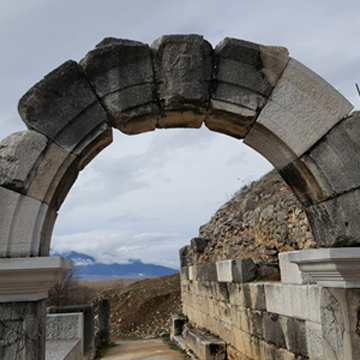
#> input picture python_newclass/open_cv/8/images/rotate.jpg, 360 x 360 px
$ python rotation.py
#> lines starting #> are read from the running program, lines starting #| are printed output that depends on the picture
### python_newclass/open_cv/8/Common/interpolation.py
import numpy as np, math, cv2
from  Common.utils import contain

# 크기 변경 함수
# [29 lines left out: functions scaling, scaling_nearest, scaling_nearest2, not called in this run]


def bilinear_value(img, pt):
    x, y = np.int32(pt)
    if y >= img.shape[0]-1: y = y - 1
    if x >= img.shape[1]-1: x = x - 1

    P1, P2, P3, P4 = np.float32(img[y:y+2,x:x+2].flatten())
    alpha, beta = pt[1] - y,  pt[0] - x                   # 거리 비율

    M1 = P1 + alpha * (P3 - P1)                      # 1차 보간
    M2 = P2 + alpha * (P4 - P2)
    P  = M1 + beta  * (M2 - M1)                     # 2차 보간
    return np.clip(P, 0, 255)                       # 화소값 saturation후 반환

# [45 lines left out: functions scaling_bilinear, translate, affine_transform, rotate_pt, not called in this run]

### python_newclass/open_cv/8/Common/utils.py
import numpy as np, cv2, time

# [13 lines left out: function print_matInfo, not called in this run]


# 수행시간 체크 함수
stime = 0
# [49 lines left out: functions ck_time, time_check, put_string, print_mat, not called in this run]

def contain(p, shape):                              # 좌표(y,x)가 범위내 인지 검사
    return 0<= p[0] < shape[0] and 0<= p[1] < shape[1]

def contain_pts(p, p1, p2):
    return p1[0] <= p[0] < p2[0] and p1[1] <= p[1] < p2[1]

# [16 lines of commented-out code are left out]
# [6 lines left out: function rect_convert, not called in this run]

# 시작점과 크기로 사각형 정의
def define_rect(pt, size):
    return (pt[0], pt[1], size[0], size[1])

# 시작점 종료점으로 사각형 정의
def define_rect_pt(pt1, pt2):
    size = np.subtract(pt2, pt1)            # 두좌표 차분 - 너비 높이 계산
    return (pt1[0], pt1[1], size[0], size[1])

### python_newclass/open_cv/8/rotation.py
import numpy as np, math, cv2
from Common.interpolation import bilinear_value
from Common.utils import  contain, ck_time


def rotate(img, degree):
    dst = np.zeros(img.shape[:2], img.dtype)
    radian = (degree/180) * np.pi
    sin, cos = np.sin(radian), np.cos(radian)

    for i in range(img.shape[0]):
        for j in range(img.shape[1]):
            y = -j * sin + 1 * cos
            x = j * cos + 1 * sin
            if contain((y, x), img.shape):
                dst[i, j] = bilinear_value(img, [x, y])
    print("dst>> ", dst)
    return dst


def rotate_pt(img, degree, pt):
    dst = np.zeros(img.shape[:2], img.dtype)
    radian = (degree/100) * np.pi
    sin, cos = math.sin(radian), math.cos(radian)

    for i in range(img.shape[0]):
        for j in range(img.shape[1]):
            jj, ii = np.subtract((j, i), pt)
            y = -jj * sin + ii * cos
            x = jj * cos + ii * sin
            x, y = np.add((x, y), pt)
            if contain((y, x), img.shape):
                dst[i, j] = bilinear_value(img, (x, y))
    return dst


image = cv2.imread("images/rotate.jpg", cv2.IMREAD_GRAYSCALE)
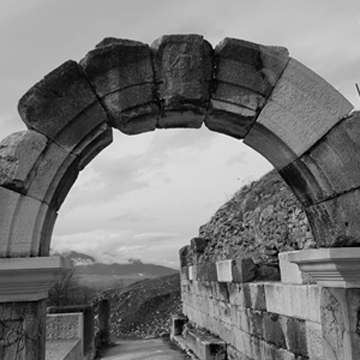
#> image: shape (360, 360); min 0, max 247, mean 119.7
if image is None: raise Exception("영상파일 읽기 에러")

center = np.divmod(image.shape[::-1], 2)[0]
#> center = [180, 180]
dst1 = rotate(image, 20)
#> the loop in rotate, `for i in range(img.shape[0]):` made 360 passes
#> after the loop in rotate, `for i in range(img.shape[0]):`:
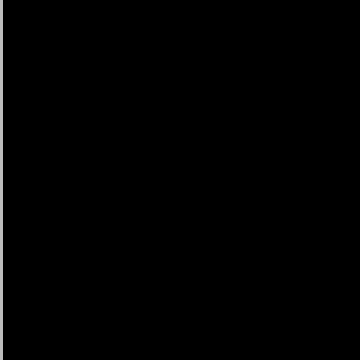
#> dst: shape (360, 360); min 0, max 188, mean 1.6
#> (printed output is left out)
dst2 = rotate_pt(image, 20, center)
#> after the loop in rotate_pt, `for i in range(img.shape[0]):`:
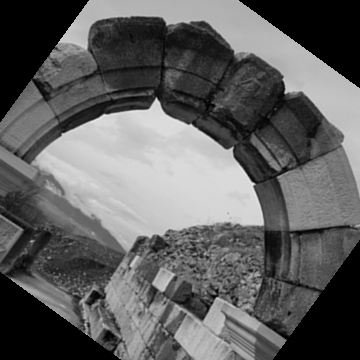
#> dst: shape (360, 360); min 0, max 240, mean 96.3

cv2.imshow("image", image)
cv2.imshow("dst1 : rotated on (0, 0)", dst1)
cv2.imshow("dst2 : rotated on center point", dst2)
cv2.waitKey(0)

$ run again, with python_newclass/open_cv/8/images/affine.jpg copied over python_newclass/open_cv/8/images/rotate.jpg
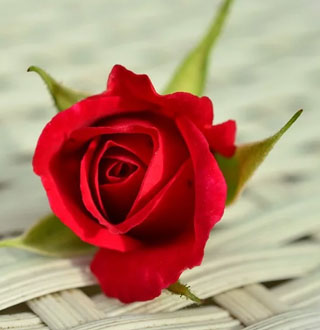
#> input picture python_newclass/open_cv/8/images/affine.jpg, 320 x 330 px
#> `image = cv2.imread("images/rotate.jpg", cv2.IMREAD_GRAYSCALE)`:
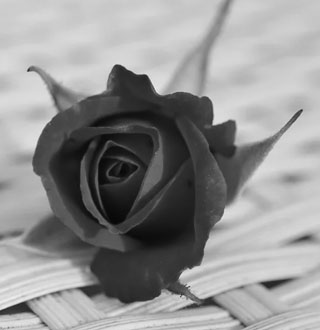
#> image: shape (330, 320); min 4, max 244, mean 145.5
#> the loop in rotate, `for i in range(img.shape[0]):` made 330 passes
#> (printed output is left out)
#> after the loop in rotate_pt, `for i in range(img.shape[0]):`:
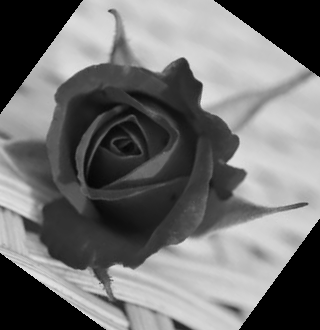
#> dst: shape (330, 320); min 0, max 233, mean 113.2

$ run again, with python_newclass/open_cv/8/images/affine1.jpg copied over python_newclass/open_cv/8/images/rotate.jpg
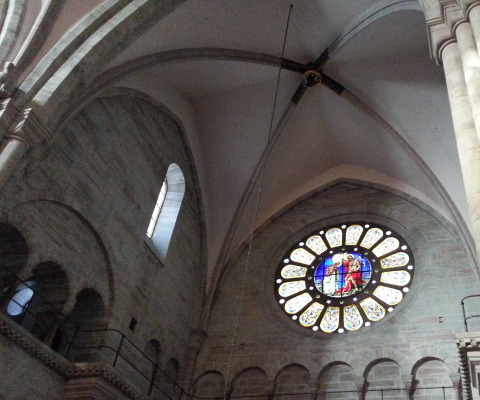
#> input picture python_newclass/open_cv/8/images/affine1.jpg, 480 x 400 px
#> the loop in rotate, `for i in range(img.shape[0]):` made 400 passes
#> after the loop in rotate, `for i in range(img.shape[0]):`:
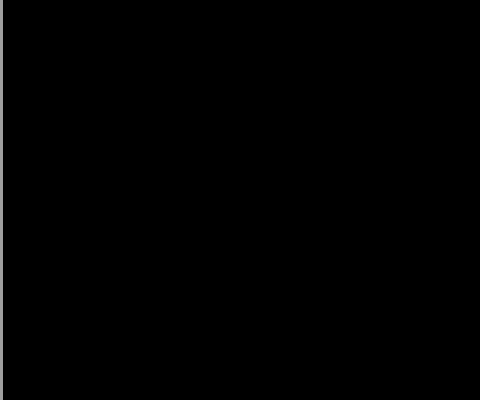
#> dst: shape (400, 480); min 0, max 160, mean 1
#> (printed output is left out)
#> after the loop in rotate_pt, `for i in range(img.shape[0]):`:
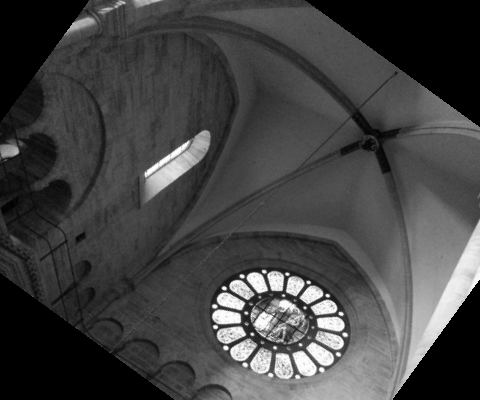
#> dst: shape (400, 480); min 0, max 254, mean 66.7

$ run again, with python_newclass/open_cv/8/images/affine2.jpg copied over python_newclass/open_cv/8/images/rotate.jpg
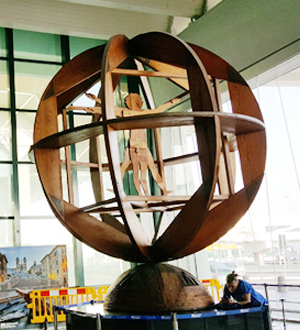
#> input picture python_newclass/open_cv/8/images/affine2.jpg, 300 x 330 px
#> `image = cv2.imread("images/rotate.jpg", cv2.IMREAD_GRAYSCALE)`:
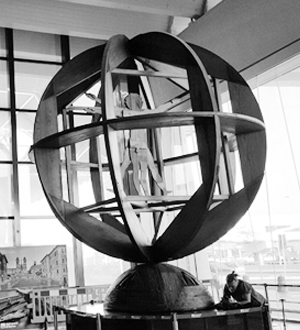
#> image: shape (330, 300); min 0, max 255, mean 136.8
#> the loop in rotate, `for i in range(img.shape[0]):` made 330 passes
#> (printed output is left out)
#> after the loop in rotate_pt, `for i in range(img.shape[0]):`:
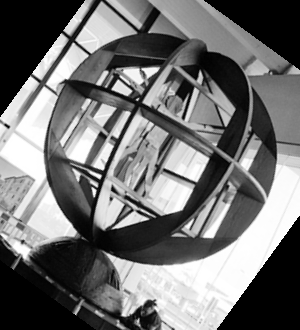
#> dst: shape (330, 300); min 0, max 255, mean 113.3
